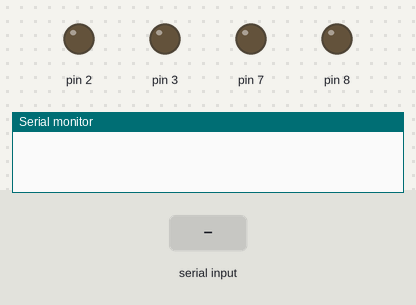
Bench run of a sketch on a simulated Arduino Uno, built with avr-gcc and run on an emulated ATmega328P. Parts: output pins drawn as LEDs (lit = HIGH), the last lines printed to the serial monitor. The test bench sets the inputs (shaded band).

Above: at 1.2 s.
1.3 s: "L" received over the second serial link
At 2.0 s:
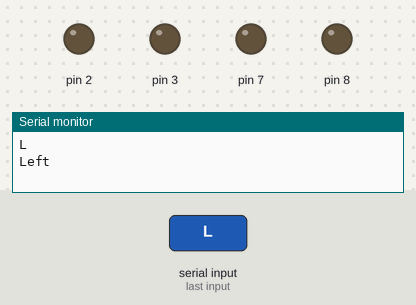
2.9 s: "R" received over the second serial link
At 4.2 s:
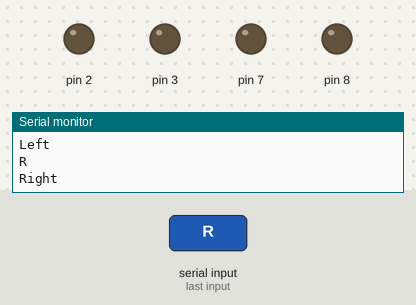
4.5 s: "F" received over the second serial link
At 5.6 s:
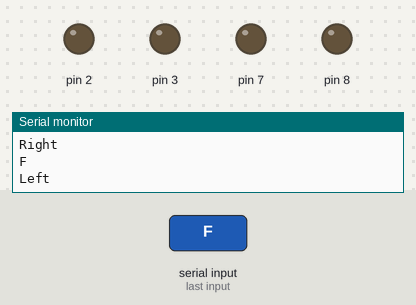
6.1 s: "B" received over the second serial link
At 6.15 s:
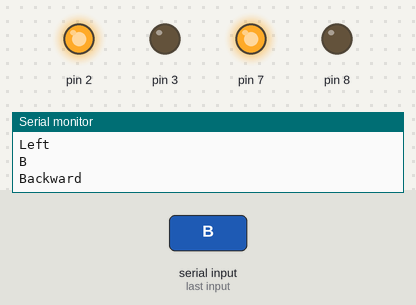
Timing chart, 0 to 8.7 s (numbered marks = the images above; inputs shaded):
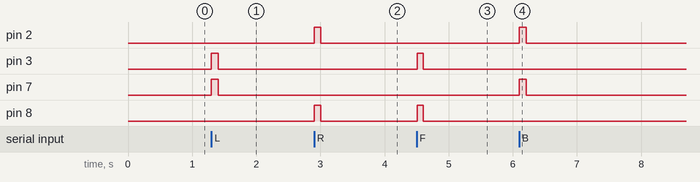

The sketch:

ruby.ino
```cpp
//8,9-2,3
#include<SoftwareSerial.h>
SoftwareSerial bt(6,5);
//unsigned long previousMillis = 0UL;
//unsigned long interval = 100UL;

void quad(int a,int b,int c,int d){
  digitalWrite(2,a);
  digitalWrite(3,b);
  digitalWrite(8,c);
  digitalWrite(7,d);
}

void myDelay(int del) {
  unsigned long myPrevMillis = millis();
  while (millis()- myPrevMillis <= del);
}

void setup() {
  Serial.begin(9600);
  bt.begin(9600);
  pinMode(2,OUTPUT);
  pinMode(3,OUTPUT);
  pinMode(8,OUTPUT);
  pinMode(7,OUTPUT);
}

void loop(){
 if(bt.available()>0){
  char c = bt.read();
  Serial.println(c);
  switch (c)
  {
    case 'L' :
      quad(0,1,0,1);
      Serial.println("Left");
      bt.println("Left");
      myDelay(100);
      break;
    case 'R' :
      Serial.println("Right");
      bt.println("Right");
      quad(1,0,1,0);
      //dd();
      myDelay(100);
      break;
    case 'F' ://actually back as on 27 FEB 2023
      Serial.println("Left");
      bt.println("Left");
      quad(0,1,1,0);
      //dd();
      myDelay(100);
      break;
    case 'B' :
      quad(1,0,0,1);
      Serial.println("Backward");
      bt.println("Backward");
      myDelay(100);
      break;
    default:
      Serial.println("Not in use");
      quad(0,0,0,0);
    }
  }
  else{
    quad(0,0,0,0);
  }
}
```

Measured:
- after the input at 1.3 s, pin 3, pin 7: LOW → HIGH at once, → LOW 0.11 s later
- after the input at 2.9 s, pin 2, pin 8: LOW → HIGH at once, → LOW 0.10 s later
- after the input at 4.5 s, pin 3, pin 8: LOW → HIGH at once, → LOW 0.10 s later
- after the input at 6.1 s, pin 2, pin 7: LOW → HIGH at once, → LOW 0.11 s later
